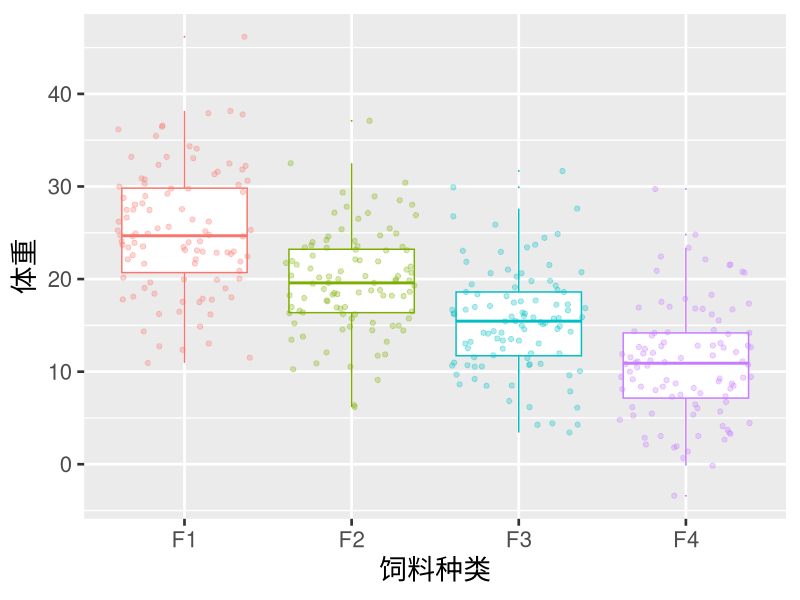

This chart was generated by the following R code:
## ---- chunk 1
knitr::opts_chunk$set(echo = TRUE,fig.align = "center")
## ---- chunk 2
require(data.table)
require(ggplot2)
feed.1 <- rnorm(n=100,mean = 25,sd = 6)
feed.2 <- rnorm(n=100,mean = 20,sd = 6)
feed.3 <- rnorm(n=100,mean = 15,sd = 6)
feed.4 <- rnorm(n=100,mean = 10,sd = 6)

feed <- data.table(F1=feed.1,F2=feed.2,F3=feed.3,F4=feed.4)
feed.new <- melt(feed,measure.vars = 1:4)
setnames(feed.new,colnames(feed.new),c("Feed","Weight"))

ggplot(data=feed.new,aes(x=Feed,y=Weight,color=Feed)) + 
  geom_boxplot(outlier.size = 0)+
  geom_jitter(alpha=0.3)+
  labs(x="饲料种类",y="体重")+
  theme_gray(base_size = 20)+
  theme(legend.position = "none")
